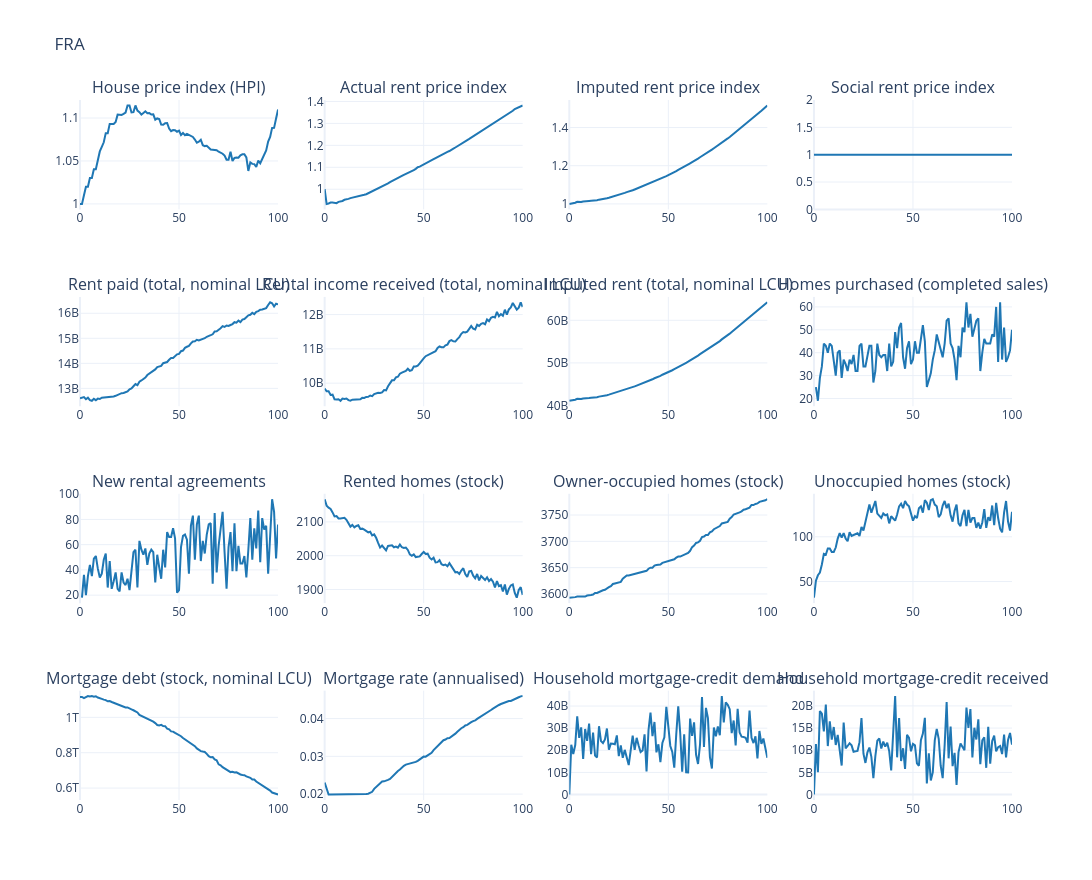

Notebook code cell kept with this figure:
### Markdown cell above
### Housing

### Code cell
housing_plot_df = df_scenario[list(HOUSING_COLUMNS)].copy()
housing_market_ts = model.countries[COUNTRY].housing_market.ts
rental_yields = housing_market_ts.__dict__["dicts"]["average_rental_yield"]
rental_yield = pd.Series(
    list(rental_yields),
    index=range(len(rental_yields)),
).reindex(housing_plot_df.index)
periods_per_year = 12 / model.timestep.increment
housing_plot_df["average_annual_rental_yield_pct"] = (
    100 * periods_per_year * rental_yield
)
plot_output(
    df=housing_plot_df,
    no_rows=4,
    no_cols=4,
    country_code=COUNTRY,
    **FIGURE_SIZES["benchmark"],
)
